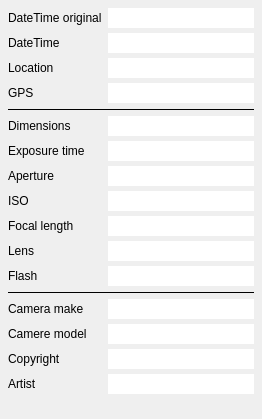
<?xml version="1.0" encoding="UTF-8"?>
<ui version="4.0">
 <class>MetaDataModule</class>
 <widget class="QWidget" name="MetaDataModule">
  <property name="geometry">
   <rect>
    <x>0</x>
    <y>0</y>
    <width>262</width>
    <height>419</height>
   </rect>
  </property>
  <property name="windowTitle">
   <string>Form</string>
  </property>
  <layout class="QFormLayout" name="formLayout">
   <property name="fieldGrowthPolicy">
    <enum>QFormLayout::ExpandingFieldsGrow</enum>
   </property>
   <property name="verticalSpacing">
    <number>5</number>
   </property>
   <property name="leftMargin">
    <number>8</number>
   </property>
   <property name="topMargin">
    <number>8</number>
   </property>
   <property name="rightMargin">
    <number>8</number>
   </property>
   <property name="bottomMargin">
    <number>8</number>
   </property>
   <item row="0" column="0">
    <widget class="QLabel" name="label">
     <property name="text">
      <string>DateTime original</string>
     </property>
    </widget>
   </item>
   <item row="0" column="1">
    <widget class="QLineEdit" name="leDateTimeOriginal">
     <property name="frame">
      <bool>false</bool>
     </property>
     <property name="readOnly">
      <bool>true</bool>
     </property>
    </widget>
   </item>
   <item row="1" column="0">
    <widget class="QLabel" name="label_2">
     <property name="text">
      <string>DateTime</string>
     </property>
    </widget>
   </item>
   <item row="1" column="1">
    <widget class="QLineEdit" name="leDateTime">
     <property name="frame">
      <bool>false</bool>
     </property>
     <property name="readOnly">
      <bool>true</bool>
     </property>
    </widget>
   </item>
   <item row="2" column="0">
    <widget class="QLabel" name="label_14">
     <property name="text">
      <string>Location</string>
     </property>
    </widget>
   </item>
   <item row="2" column="1">
    <widget class="QLineEdit" name="leLocation">
     <property name="frame">
      <bool>false</bool>
     </property>
     <property name="readOnly">
      <bool>true</bool>
     </property>
    </widget>
   </item>
   <item row="3" column="0">
    <widget class="QLabel" name="label_15">
     <property name="text">
      <string>GPS</string>
     </property>
    </widget>
   </item>
   <item row="3" column="1">
    <widget class="QLineEdit" name="leGPS">
     <property name="frame">
      <bool>false</bool>
     </property>
     <property name="readOnly">
      <bool>true</bool>
     </property>
    </widget>
   </item>
   <item row="4" column="0" colspan="2">
    <widget class="Line" name="line">
     <property name="frameShadow">
      <enum>QFrame::Plain</enum>
     </property>
     <property name="orientation">
      <enum>Qt::Horizontal</enum>
     </property>
    </widget>
   </item>
   <item row="5" column="0">
    <widget class="QLabel" name="label_13">
     <property name="text">
      <string>Dimensions</string>
     </property>
    </widget>
   </item>
   <item row="5" column="1">
    <widget class="QLineEdit" name="leDimensions">
     <property name="frame">
      <bool>false</bool>
     </property>
     <property name="readOnly">
      <bool>true</bool>
     </property>
    </widget>
   </item>
   <item row="6" column="0">
    <widget class="QLabel" name="label_3">
     <property name="text">
      <string>Exposure time</string>
     </property>
    </widget>
   </item>
   <item row="6" column="1">
    <widget class="QLineEdit" name="leExposure">
     <property name="frame">
      <bool>false</bool>
     </property>
     <property name="readOnly">
      <bool>true</bool>
     </property>
    </widget>
   </item>
   <item row="7" column="0">
    <widget class="QLabel" name="label_4">
     <property name="text">
      <string>Aperture</string>
     </property>
    </widget>
   </item>
   <item row="7" column="1">
    <widget class="QLineEdit" name="leAperture">
     <property name="frame">
      <bool>false</bool>
     </property>
     <property name="readOnly">
      <bool>true</bool>
     </property>
    </widget>
   </item>
   <item row="8" column="0">
    <widget class="QLabel" name="label_5">
     <property name="text">
      <string>ISO</string>
     </property>
    </widget>
   </item>
   <item row="8" column="1">
    <widget class="QLineEdit" name="leISO">
     <property name="frame">
      <bool>false</bool>
     </property>
     <property name="readOnly">
      <bool>true</bool>
     </property>
    </widget>
   </item>
   <item row="9" column="0">
    <widget class="QLabel" name="label_6">
     <property name="text">
      <string>Focal length</string>
     </property>
    </widget>
   </item>
   <item row="9" column="1">
    <widget class="QLineEdit" name="leFocalLength">
     <property name="frame">
      <bool>false</bool>
     </property>
     <property name="readOnly">
      <bool>true</bool>
     </property>
    </widget>
   </item>
   <item row="10" column="0">
    <widget class="QLabel" name="label_7">
     <property name="text">
      <string>Lens</string>
     </property>
    </widget>
   </item>
   <item row="10" column="1">
    <widget class="QLineEdit" name="leLens">
     <property name="frame">
      <bool>false</bool>
     </property>
     <property name="readOnly">
      <bool>true</bool>
     </property>
    </widget>
   </item>
   <item row="11" column="0">
    <widget class="QLabel" name="label_8">
     <property name="text">
      <string>Flash</string>
     </property>
    </widget>
   </item>
   <item row="11" column="1">
    <widget class="QLineEdit" name="leFlash">
     <property name="frame">
      <bool>false</bool>
     </property>
     <property name="readOnly">
      <bool>true</bool>
     </property>
    </widget>
   </item>
   <item row="12" column="0" colspan="2">
    <widget class="Line" name="line_2">
     <property name="frameShadow">
      <enum>QFrame::Plain</enum>
     </property>
     <property name="orientation">
      <enum>Qt::Horizontal</enum>
     </property>
    </widget>
   </item>
   <item row="13" column="0">
    <widget class="QLabel" name="label_9">
     <property name="text">
      <string>Camera make</string>
     </property>
    </widget>
   </item>
   <item row="13" column="1">
    <widget class="QLineEdit" name="leCameraMake">
     <property name="frame">
      <bool>false</bool>
     </property>
     <property name="readOnly">
      <bool>true</bool>
     </property>
    </widget>
   </item>
   <item row="14" column="0">
    <widget class="QLabel" name="label_10">
     <property name="text">
      <string>Camere model</string>
     </property>
    </widget>
   </item>
   <item row="14" column="1">
    <widget class="QLineEdit" name="leCameraModel">
     <property name="frame">
      <bool>false</bool>
     </property>
     <property name="readOnly">
      <bool>true</bool>
     </property>
    </widget>
   </item>
   <item row="15" column="0">
    <widget class="QLabel" name="label_11">
     <property name="text">
      <string>Copyright</string>
     </property>
    </widget>
   </item>
   <item row="15" column="1">
    <widget class="QLineEdit" name="leCopyright">
     <property name="frame">
      <bool>false</bool>
     </property>
     <property name="readOnly">
      <bool>true</bool>
     </property>
    </widget>
   </item>
   <item row="16" column="0">
    <widget class="QLabel" name="label_12">
     <property name="text">
      <string>Artist</string>
     </property>
    </widget>
   </item>
   <item row="16" column="1">
    <widget class="QLineEdit" name="leArtist">
     <property name="frame">
      <bool>false</bool>
     </property>
     <property name="readOnly">
      <bool>true</bool>
     </property>
    </widget>
   </item>
  </layout>
 </widget>
 <resources/>
 <connections/>
</ui>
